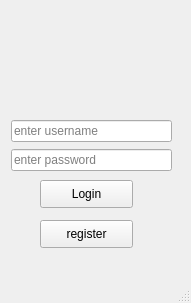
<?xml version="1.0" encoding="UTF-8"?>
<ui version="4.0">
 <class>MainWindow</class>
 <widget class="QMainWindow" name="MainWindow">
  <property name="geometry">
   <rect>
    <x>0</x>
    <y>0</y>
    <width>191</width>
    <height>303</height>
   </rect>
  </property>
  <property name="windowTitle">
   <string>MainWindow</string>
  </property>
  <widget class="QWidget" name="centralwidget">
   <widget class="QLabel" name="label">
    <property name="geometry">
     <rect>
      <x>30</x>
      <y>20</y>
      <width>131</width>
      <height>60</height>
     </rect>
    </property>
    <property name="maximumSize">
     <size>
      <width>11111111</width>
      <height>60</height>
     </size>
    </property>
    <property name="styleSheet">
     <string notr="true">image: url(views/images/login-icon.png);</string>
    </property>
    <property name="text">
     <string/>
    </property>
    <property name="alignment">
     <set>Qt::AlignCenter</set>
    </property>
   </widget>
   <widget class="QLineEdit" name="password_field">
    <property name="geometry">
     <rect>
      <x>11</x>
      <y>149</y>
      <width>161</width>
      <height>22</height>
     </rect>
    </property>
    <property name="echoMode">
     <enum>QLineEdit::Password</enum>
    </property>
    <property name="placeholderText">
     <string>enter password</string>
    </property>
   </widget>
   <widget class="QPushButton" name="login_btn">
    <property name="geometry">
     <rect>
      <x>40</x>
      <y>180</y>
      <width>93</width>
      <height>28</height>
     </rect>
    </property>
    <property name="text">
     <string>Login</string>
    </property>
   </widget>
   <widget class="QPushButton" name="register_btn">
    <property name="geometry">
     <rect>
      <x>40</x>
      <y>220</y>
      <width>93</width>
      <height>28</height>
     </rect>
    </property>
    <property name="text">
     <string>register</string>
    </property>
   </widget>
   <widget class="QLineEdit" name="username_field">
    <property name="geometry">
     <rect>
      <x>11</x>
      <y>120</y>
      <width>161</width>
      <height>22</height>
     </rect>
    </property>
    <property name="placeholderText">
     <string>enter username</string>
    </property>
   </widget>
   <widget class="QLabel" name="username_label">
    <property name="geometry">
     <rect>
      <x>10</x>
      <y>100</y>
      <width>161</width>
      <height>20</height>
     </rect>
    </property>
    <property name="font">
     <font>
      <pointsize>9</pointsize>
     </font>
    </property>
    <property name="text">
     <string/>
    </property>
    <property name="wordWrap">
     <bool>false</bool>
    </property>
   </widget>
  </widget>
  <widget class="QMenuBar" name="menubar">
   <property name="geometry">
    <rect>
     <x>0</x>
     <y>0</y>
     <width>191</width>
     <height>26</height>
    </rect>
   </property>
  </widget>
  <widget class="QStatusBar" name="statusbar"/>
 </widget>
 <resources/>
 <connections/>
</ui>
